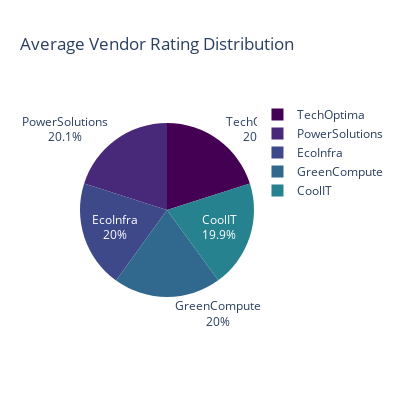

Notebook source saved alongside this figure:
### Code cell
# 6. Vendor Rating Distribution with respect to vendor name

vendor_rating_avg = vendor_df.groupby('Vendor Name')['Vendor Rating (1-5)'].mean().reset_index()

fig = px.pie(
    vendor_rating_avg,
    names='Vendor Name',
    values='Vendor Rating (1-5)',
    title='Average Vendor Rating Distribution',
    color_discrete_sequence=px.colors.sequential.Viridis,
    width=400, height=400  # Smaller size
)

fig.update_traces(
    textinfo='percent+label',
    hovertemplate='<b>%{label}</b><br>Rating Share: %{percent}<br>Avg Rating: %{value:.2f}'
)

fig.show()

### Figure 1 — Plotly figure (JSON) as saved in the notebook; plotly's stock layout.template omitted (floating-point values rounded to 4 significant figures)
{"data": [{"domain": {"x": [0, 1], "y": [0, 1]}, "hovertemplate": "<b>%{label}</b><br>Rating Share: %{percent}<br>Avg Rating: %{value:.2f}", "labels": ["CoolIT", "EcoInfra", "GreenCompute", "PowerSolutions", "TechOptima"], "legendgroup": "", "name": "", "showlegend": true, "textinfo": "percent+label", "type": "pie", "values": [3.581, 3.598, 3.592, 3.61, 3.614]}], "layout": {"height": 400, "legend": {"tracegroupgap": 0}, "piecolorway": ["#440154", "#482878", "#3e4989", "#31688e", "#26828e", "#1f9e89", "#35b779", "#6ece58", "#b5de2b", "#fde725"], "title": {"text": "Average Vendor Rating Distribution"}, "width": 400}}
